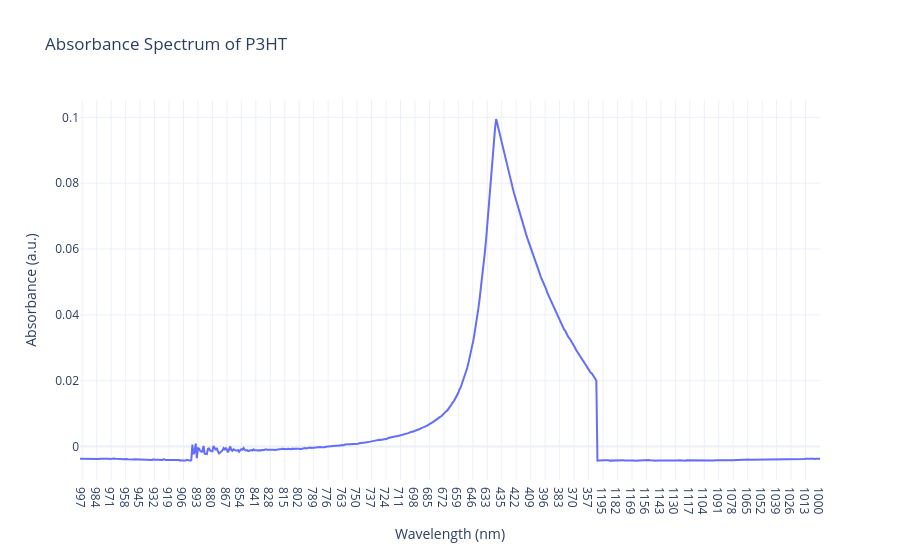

Here is the notebook cell this chart was saved with:
### Code cell
import pandas as pd
import plotly.graph_objs as go

# Load the data from the CSV file
data = pd.read_csv('P3HT_optical.csv')

# Ensure 'Absorbance' is numeric and clean the data
data['Absorbance'] = pd.to_numeric(data['Absorbance'], errors='coerce')
clean_data = data.dropna()
clean_data = clean_data[(clean_data['Absorbance'] > -0.01) & (clean_data['Absorbance'] < 0.1)]

# Sort the data by wavelength to ensure the plot is from low to high
clean_data = clean_data.sort_values(by='Wavelength', ascending=True)

# Create a plot using Plotly
fig = go.Figure()

# Add the absorbance data as a line
fig.add_trace(go.Scatter(x=clean_data['Wavelength'], y=clean_data['Absorbance'],
                         mode='lines',
                         name='Absorbance'))

# Update the layout for better visualization
fig.update_layout(
    title='Absorbance Spectrum of P3HT',
    xaxis_title='Wavelength (nm)',
    yaxis_title='Absorbance (a.u.)',
    xaxis=dict(range=[clean_data['Wavelength'].min(), clean_data['Wavelength'].max()]),
    template='plotly_white'
)

# Show plot
fig.show()

### Figure 1 — Plotly figure (JSON) as saved in the notebook; plotly's stock layout.template omitted (floating-point values rounded to 4 significant figures; data arrays with more than 128 entries replaced by an {"elided": "..."} marker saying what was removed)
{"data": [{"mode": "lines", "name": "Absorbance", "type": "scatter", "x": {"elided": "666 str values"}, "y": {"elided": "666 float values"}}], "layout": {"autosize": true, "title": {"text": "Absorbance Spectrum of P3HT"}, "xaxis": {"autorange": true, "range": [665, 0], "title": {"text": "Wavelength (nm)"}, "type": "category"}, "yaxis": {"autorange": true, "range": [-0.01017, 0.1053], "title": {"text": "Absorbance (a.u.)"}, "type": "linear"}}}
